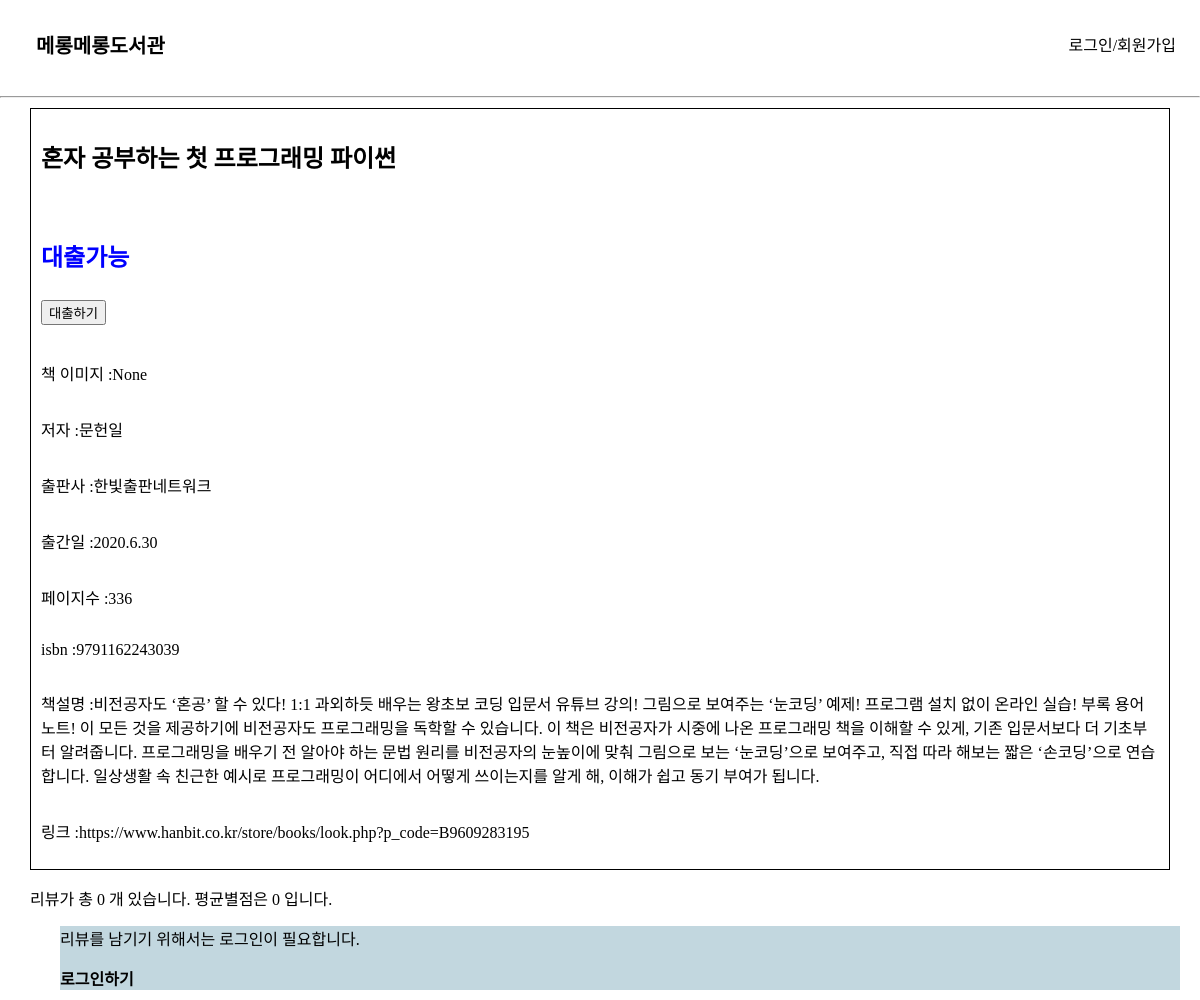
Screenshot of /book_info/32 with the database file from the repository.
### app/models.py (models this page shows, shortened)
class Book(db.Model):
    __tablename__     = 'Book'
    id                = db.Column(db.Integer, primary_key=True, nullable=False, autoincrement=True, unique=True)
    title             = db.Column(db.String(45), nullable=False)
    author            = db.Column(db.String(45))
    publisher         = db.Column(db.String(45))
    publication_date  = db.Column(db.String(45))
    pages             = db.Column(db.Integer)
    isbn              = db.Column(db.String(45))
    registered_date   = db.Column(db.DateTime, default=datetime.utcnow)
    description       = db.Column(db.Text())    # 길이를 정할 수 없는 문자열은 Text를 쓰면 됨
    book_link         = db.Column(db.String(255))
    book_status       = db.Column(db.String(45))   # "1" :대출가능, "0" : 대출중 , "999" : 폐기    -> 선택형 변수에 적합한 데이터타입이 있을까?
    book_img          = db.Column(db.String(45))    # 책 표지만 바뀐 경우, 또는 책이 다르지만 같은 표지를 쓰는 경우가 있기 때문에 이미지 스토리지에서 같은 이미지의 반복을 막기 위해 별도의 책 이미지 식별 용 변수를 넣음
    at_user           = db.Column(db.String(45), default=None)

### app/views/book_api.py (the view)
@book.route('/book_info/<int:book_id>', methods=["GET"])
def book_detail(book_id):
    book_info = Book.query.filter(Book.id == book_id).first()
    book_review = Review.query.filter(Review.isbn == book_info.isbn).all()
    rating_sum, rating_avg = 0, 0
    if book_review :
        for review in book_review:
            rating_sum += review.rating
        rating_avg = round(rating_sum / len(book_review), 1)
    return render_template("book_detail.html", book = book_info, review_list = book_review, rating_avg = rating_avg, review_cnt = len(book_review))

### app/templates/book_detail.html (shortened to what this page needs)
{% extends 'base.html' %}
{% block content %}
<div class="book-detail-info-container">
<h2> {{ book.title }}</h2>
<h2>
    {% if book.book_status == "1" %}
    <p style="color: blue;">대출가능</p>
    <form action="{{ url_for('book.checkout', book_id=book.id) }}" method="post">
        <input class='checkout-btn' type="submit" value="대출하기">
    </form>
    {% else %}
    <p style="color: red;">대출불가</p>
    {% endif %}
</h2>
<p> 책 이미지 :{{ book.book_img }}</p>
<p> 저자 :{{ book.author }}</p>
<p> 출판사 :{{ book.publisher }}</p>
<p> 출간일 :{{ book.publication_date }}</p>
<p> 페이지수 :{{ book.pages }}</p>
<p> isbn :{{ book.isbn }}</p>
<p> 책설명 :{{ book.description }}</p>
<p> 링크 :{{ book.book_link }}</p>
</div>
<div class="review-container">
    <p>리뷰가 총 {{ review_cnt }} 개 있습니다. 평균별점은 {{ rating_avg }} 입니다. </p>
{% if session['login_id'] %}
<h3>리뷰 작성</h3>
<form action="{{ url_for('book.write_review', book_id=book.id) }}" method="post">
    <select name="star">
        <option value="1">1점</option>
        <option value="2">2점</option>
        <option value="3">3점</option>
        <option value="4">4점</option>
        <option value="5">5점</option>
    </select>
    <div class="form-group">
        <label for="review">리뷰</label>
        <input class="form-control" name="review" id="review" placeholder="리뷰를 작성해주세요."></input>
    </div>
    <input class="btn btn-primary" type="submit" value="리뷰 올리기">
</form>
{% else %}
<div class="login-for-review">
<p>리뷰를 남기기 위해서는 로그인이 필요합니다.</p>
<a href="{{ url_for('user.login')}}" style="font-weight: bold;">로그인하기</a>
</div>
</div>
{% endif %}
{% endblock %}

### app/templates/base.html (shortened to what this page needs)
<!DOCTYPE html>
<html lang="en">
<head>
    <link rel="stylesheet" href="{{ url_for('static', filename='style.css') }}" />
</head>
<body>
    <header>
        <nav class="navbar">
            <a class="header-main-name" href="/">메롱메롱도서관</a>
            <ul class="navbar-menu">
                {% block nav_link %}
                {% if session['login_id'] %}
                <li><a class="nav-link" href="">{{ session['login_id'] }}님 </a></li>
                <li><a class="nav-link" href="{{ url_for('book.user_dashboard')}}">대여기록/반납하기</a></li>
                <li><a class="nav-link" href="/logout">로그아웃</a></li>
                {% else %}
                <li><a class="nav-link" href="/login">로그인/회원가입</a></li>
                {% endif %}
                {% endblock %}
            </ul>
        </nav>
    </header>
    <hr>
    {% block content %}
    {% endblock %}
</body>
</html>

### app/static/style.css (style rules this page uses)
:root { --text-color: black; --background-color: white; --accent-color: grey; }
body { margin: 0; }
a { text-decoration: none; color: var(--text-color); }
.navbar { display: flex; justify-content: space-between; align-items: center; background-color: var(--background-color); padding: 8px 12px; }
.header-main-name { font-family: "Source Sans Pro", sans-serif; font-weight: bold; font-size: 20px; padding-left: 24px; }
.navbar-menu { display: flex; list-style: none; padding-left: 0; }
.navbar-menu li { padding: 8px 12px; }
.review-container { margin: 10px 10px 10px 30px; flex-wrap: wrap; flex-direction: column; }
.book-detail-info-container { margin: 10px 30px 10px 30px; padding: 10px; display: flex; flex-wrap: wrap; flex-direction: column; border: 1px solid black; }
.login-for-review { margin: 10px 10px 10px 30px; background-color: rgb(194, 215, 223); }

### rows the page displays
Book: title "혼자 공부하는 첫 프로그래밍 파이썬", book_img "None", author "문헌일", publisher "한빛출판네트워크", publication_date "2020.6.30", pages "336", isbn "9791162243039", description "비전공자도 ‘혼공’ 할 수 있다! 1:1 과외하듯 배우는 왕초보 코딩 입문서 유튜브 강의! 그림으로 보여주는 ‘눈코딩’ 예제! 프로그램 설치 없이 온라인 실습! 부록 용어 노트! 이 모든 것을 제공하기에 비전공자도 프로그래밍을 독학할 수 있습니다. 이 책은 비전공자가 시중에 나온 프로그래밍 책을 이해할 수 있게, 기존 입문서보다 더 기초부터 알려줍니다. 프로그래밍을 배우기 전 알아야 하는 문법 원리를 비전공자의 눈높이에 맞춰 그림으로 보는 ‘눈코딩’으로 보여주고, 직접 따라 해보는 짧은 ‘손코딩’으로 연습합니다. 일상생활 속 친근한 예시로 프로그래밍이 어디에서 어떻게 쓰이는지를 알게 해, 이해가 쉽고 동기 부여가 됩니다.", book_link "https://www.hanbit.co.kr/store/books/look.php?p_code=B9609283195"

### other values shown
{{ review_cnt }} "0"
{{ rating_avg }} "0"
